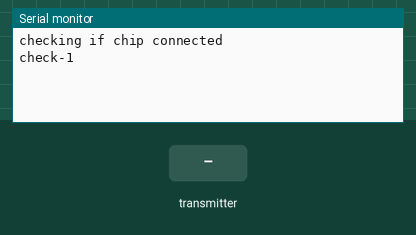
This sketch was run on a simulated Arduino Uno, built with avr-gcc and run on an emulated ATmega328P. On the bench: the last lines printed to the serial monitor. The test bench sets the inputs (shaded band). No radio packets arrive unless stated.

Above: at 1.2 s.
1.3 s: the transmitter starts sending sensorData = 0
At 1.37 s:
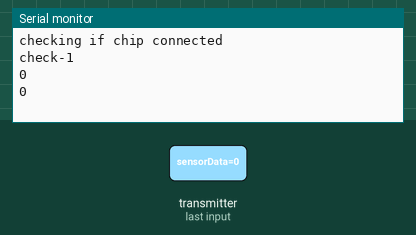
3.2 s: the transmitter starts sending sensorData = 256
At 3.27 s:
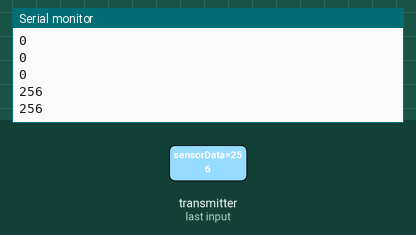

Measured:
- after the input at 1.3 s, the serial monitor: prints a new line at once (image 1)
- after the input at 3.2 s, the serial monitor: prints a new line at once (image 2)

The sketch:

nrf24l01_rx.ino
```cpp
//--------------------------------------------
//Author- miniProjects
//Arduino wireless interface using nRF24L01-- Rx code
//
//--------------------------------------------
#include <SPI.h>
#include <RF24.h>

RF24 radio(7, 8); // CE, CSN
const byte address[6] = "00001";

void setup() {
      Serial.begin(9600);

      radio.begin();
      Serial.println("checking if chip connected");
      bool check = radio.isChipConnected();
      Serial.print("check-");
      Serial.println(check);

      radio.openReadingPipe(0, address);
      radio.setPALevel(RF24_PA_MIN);
      radio.startListening();
}
void loop() {
      if (radio.available()) {
            int sensorData = 0;
            radio.read(&sensorData, sizeof(sensorData));
            Serial.println(sensorData);
      }
}
```
